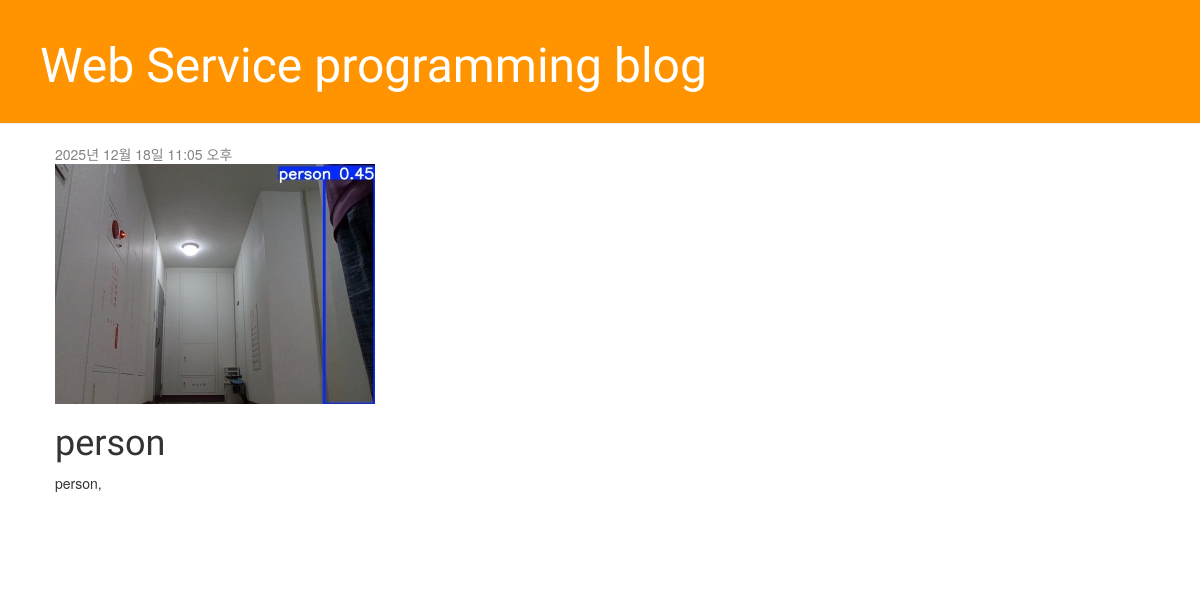
/post/21/, run on the app's committed database.
### blog/models.py (models this page shows, shortened)
class Post(models.Model):
    author = models.ForeignKey(settings.AUTH_USER_MODEL, on_delete=models.CASCADE)
    title = models.CharField(max_length=200)
    text = models.TextField()
    created_date = models.DateTimeField(default=timezone.now)
    published_date = models.DateTimeField(blank=True, null=True)
    image = models.ImageField(upload_to='blog_image/%Y/%m/%d/', default='blog_image/default_error.png')

### blog/views.py (the view)
# urls.py: path('post/<int:pk>/', views.post_detail, name='post_detail'),
def post_detail(request, pk):
    post = get_object_or_404(Post, pk=pk)
    return render(request, 'blog/post_detail.html', {'post': post})

### blog/templates/blog/post_detail.html (shortened to what this page needs)
{% extends 'blog/base.html' %}
{% block content %}
    <div class="post">
        {% if post.published_date %}
            <div class="date">
                {{ post.published_date }}
            </div>
        {% endif %}
        <img src="{{ post.image.url }}" class="rounded blog-image-list" alt="{{post.title}}">
        <h1>{{ post.title }}</h1>
        <p>{{ post.text|linebreaksbr }}</p>
    </div>
{% endblock %}

### blog/static/css/blog.css (style rules this page uses)
h1, h2, h3, h4 { font-family: 'Lobster', cursive; }
.date { color: #828282; }
.post { margin-bottom: 70px; }
.blog-image-list { object-fit: cover; }

### data on the page
Post: published_date "2025년 12월 18일 11:05 오후", image (picture), title "person", text "person,"
